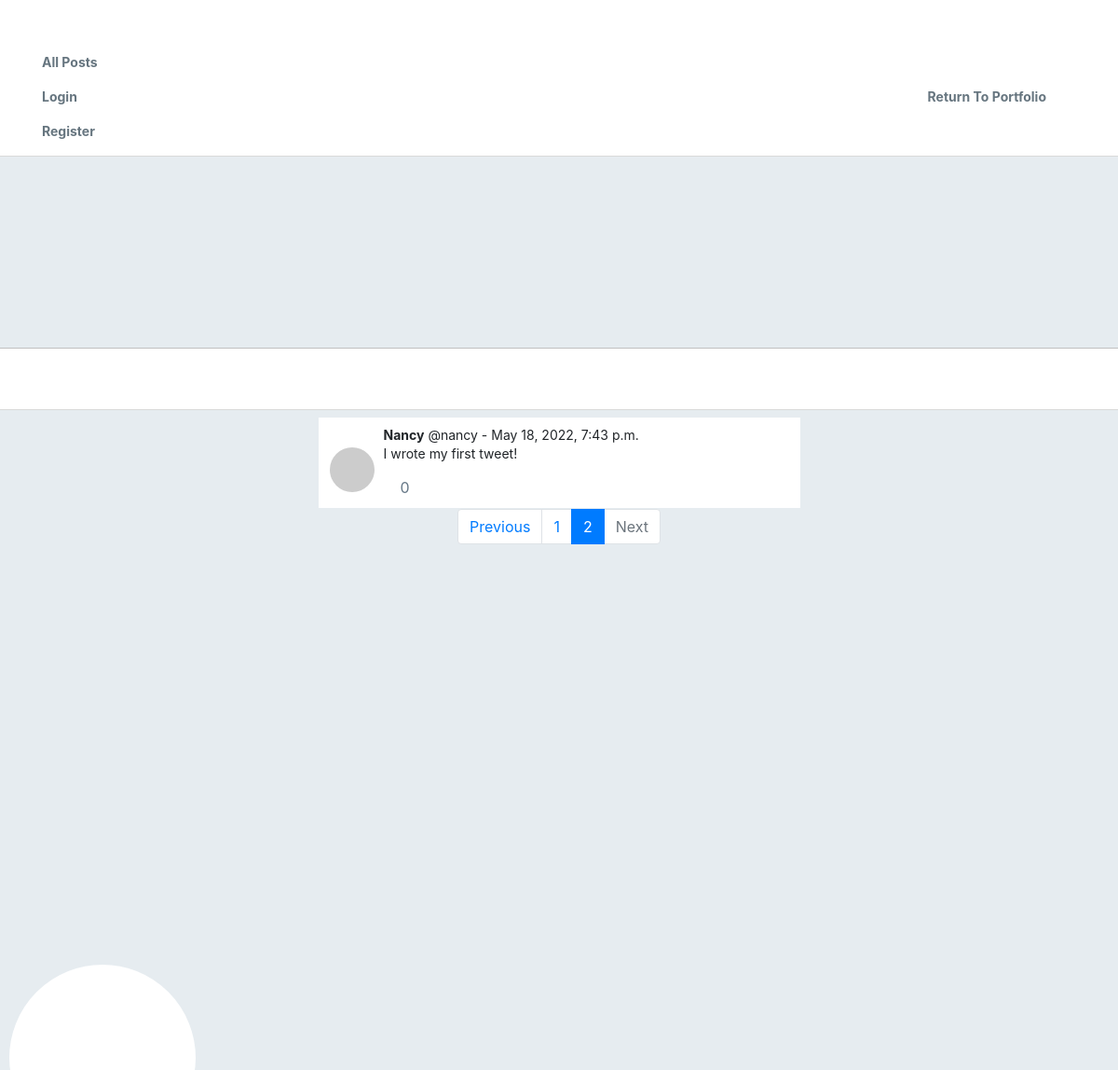
The app's page /twitter/?page=2 with its own data.
### twitter/models.py (models this page shows, shortened)
class Post(models.Model):
    author = models.ForeignKey(User,
                               null=True,
                               on_delete=models.CASCADE,
                               related_name="author")
    post_body = models.CharField(max_length=500000)
    date_created = models.DateTimeField(auto_now_add=True)

class User(AbstractUser):
    def __str__(self):
        return f"{self.username}"

### twitter/views.py (the view)
# urls.py: path("", views.index, name="index"),
def index(request):
    all_tweets = Post.objects.all()
    tweets = sort_tweets(all_tweets)
    tweets = paginate(request, tweets)
    likes = like_count()
    return render(
        request,
        "twitter/index.html",
        {
            "posts": tweets,
            "likes": likes,
        },
    )

### twitter/templatetags/app_tags.py (called while the page is built)
@register.filter(name="gravatar")
def gravatar(user, size=35):
    email = str(user.email.strip().lower()).encode("utf-8")
    email_hash = md5(email).hexdigest()
    url = "//www.gravatar.com/avatar/{0}?s={1}&d=identicon&r=PG"
    return url.format(email_hash, size)

### twitter/util.py (called while the page is built)
def sort_tweets(what_to_sort):
    what_to_sort = what_to_sort.order_by("-date_created").all()
    return what_to_sort

def paginate(request, items):
    paginator = Paginator(items, 10)
    page_number = request.GET.get("page")
    page_obj = paginator.get_page(page_number)
    return page_obj

def like_count():
    tweets = Post.objects.all()
    likes = {}
    for tweet in tweets:
        likes[tweet.id] = Like.objects.filter(post_liked=tweet.id).count()
    return likes

### twitter/templates/twitter/index.html (shortened to what this page needs)
{% extends "twitter/layout.html" %}
{% block left-sidebar %}
  <div class="col"></div>
{% endblock left-sidebar%}
{% block body %}
  {% include "twitter/components/list-tweets.html" %}
{% endblock body%}
{% block right-sidebar %}
  <div class="col"></div>
{% endblock right-sidebar%}

### twitter/templates/twitter/components/list-tweets.html (shortened to what this page needs)
{% load app_tags %}
<ol class="tweet-list">
  {% for post in posts %}
    <li class="tweet-card">
      <div class="tweet-content">
        <div class="tweet-header">
          <span class="fullname">
            <strong>{{post.author.first_name}}</strong>
          </span>
          {% if user.is_authenticated %}
            <a href="{% url 'twitter:user_profile' pk=post.author.id %}">
              <span class="username">@{{post.author.username}}</span></a>
          {% else %}
            <span class="username">@{{post.author.username}}</span>
          {% endif %}
          <span class="tweet-time">-
            {{post.date_created}}</span>
        </div>
        <a>
          <img class="tweet-card-avatar" src="{{ post.author|gravatar:50 }}" alt="">
        </a>
        <div class="tweet-text">
          <p class="tweet-body" data-tweet="{{post.id}}" data-edited="{{post.id}}" lang="es" data-aria-label-part="0">{{post.post_body}}
          </p>
        </div>
        <div class="tweet-footer">
          <form class="like-form">
            <a class="tweet-footer-btn">
              <label for="like-button" class="btn pr-0">
              </label>
              {% for key, value in likes.items %}
                {% if key == post.id %}
                  <span id="id-{{post.id}}" class="like ml-0">{{ value }}</span>
                {% endif %}
              {% endfor %}
            </a>
          </form>
        </div>
      </div>
    </li>
    {% empty %}
    <li>This user has no tweets to share at the moment.</li>
  {% endfor %}
</ol>
<nav aria-label=" Page navigation example">
  <ul class="pagination justify-content-center">
    {% if posts.has_previous %}
      <li class="page-item">
        <a class="page-link" href="?page={{ posts.previous_page_number }}">Previous</a>
      </li>
    {% else %}
      <li class="page-item disabled">
        <a class="page-link" href="#" tabindex="-1" aria-disabled="True">Previous</a>
      </li>
    {% endif %}
    {% for i in posts.paginator.page_range %}
      {% if posts.number == i %}
        <li class="page-item active" aria-current="page">
          <span class="page-link">
            {{ i }}
          </span>
        </li>
      {% else %}
        <li class="page-item">
          <a class="page-link" href="?page={{ i }}">{{ i }}</a>
        </li>
      {% endif %}
    {% endfor %}
    {% if posts.has_next %}
      <li class="page-item">
        <a class="page-link" href="?page={{ posts.next_page_number }}">Next</a>
      </li>
    {% else %}
      <li class="page-item disabled">
        <a class="page-link" href="#" tabindex="-1" aria-disabled="True">Next</a>
      </li>
    {% endif %}
  </ul>
</nav>

### twitter/static/twitter/styles.css (style rules this page uses)
body { padding-top: 54px; background-color: #e6ecf0; }
a { color: #1DA1F2; }
.tweet-list { list-style: none; margin: 8px 4px 0; padding: 0; }
.tweet-card { background-color: #fff; border-bottom: 1px solid #e6ecf0; min-height: 52px; padding: 9px 12px; }
.tweet-content { margin-left: 58px; font-size: 14px; line-height: 20px; font-weight: normal; }
.tweet-card-avatar { border-radius: 50%; height: 48px; width: 48px; float: left; margin-top: 3px; margin-left: -58px; }
.tweet-footer-btn { margin-right: .5rem; }
.tweet-footer-btn i, .tweet-footer-btn span { color: #657786; font-size: 16px; }
.tweet-footer-btn span { margin-left: 8px; }

### records on screen
Post: author.first_name "Nancy", author.username "nancy", date_created "May 18, 2022, 7:43 p.m.", post_body "I wrote my first tweet!", likes "0"

### other values on screen
{{ i }} "1"
{{ i }} "2"
